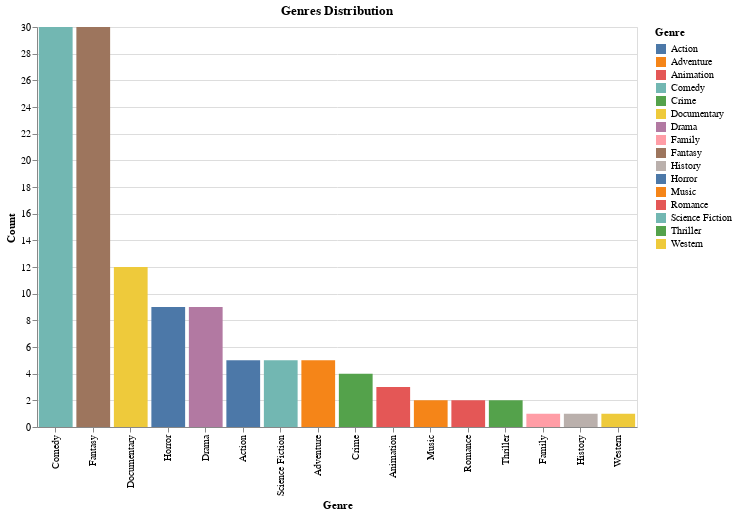

This figure's notebook cell:
### Code cell
movies_metadata_genres = movies_metadata[['id', 'title', 'genres', 'release_date']].copy()

# convert the genres column to a list
movies_metadata_genres['genres'] = (
    movies_metadata_genres['genres']
    .fillna('[]')
    .apply(literal_eval)
    .apply(lambda x: [i['name'] for i in x] if isinstance(x, list) else [])
)

movies_metadata_genres['release_date'] = pd.to_datetime(movies_metadata_genres['release_date'], errors='coerce')
movies_metadata_genres = movies_metadata_genres[~movies_metadata_genres['release_date'].isna()]
# convert year to decade
movies_metadata_genres['year'] = (movies_metadata_genres['release_date'].dt.year // 10 * 10).astype(int)

genres = movies_metadata_genres.explode('genres')
genres = genres.groupby(['genres', 'year']).size().reset_index(name='count')
genres = genres.sort_values('count', ascending=False)

# Create a selection object for the slider
year_slider = alt.binding_range(min=1900, max=2010, step=10, name='Year:')
year_select = alt.selection_point(fields=['year'], bind=year_slider, value={'year': 1900})

# calculate the percentage
genres['percentage'] = genres['count'] / genres['count'].sum() * 100
# plot the genres distribution
chart = alt.Chart(genres).mark_bar().encode(
    x=alt.X('genres', title='Genre', sort='-y'),
    y=alt.Y('count', title='Count'),
    color=alt.Color('genres', title='Genre'),
    tooltip=[alt.Tooltip('genres', title='Genre'), alt.Tooltip('count', format='.2f', title='Count')]
).add_params(
    year_select
).transform_filter(
    year_select
).properties(
    title='Genres Distribution',
    width=600,
    height=400,
).interactive()

chart

### Figure 1 — Vega-Lite specification as saved in the notebook (floating-point values rounded to 4 significant figures; data arrays with more than 128 entries replaced by an {"elided": "..."} marker saying what was removed)
{"config": {"view": {"continuousWidth": 300, "continuousHeight": 300}}, "data": {"name": "data-9d3889547a3350a8c84b838f082c8804"}, "mark": {"type": "bar"}, "encoding": {"color": {"field": "genres", "title": "Genre", "type": "nominal"}, "tooltip": [{"field": "genres", "title": "Genre", "type": "nominal"}, {"field": "count", "format": ".2f", "title": "Count", "type": "quantitative"}], "x": {"field": "genres", "sort": "-y", "title": "Genre", "type": "nominal"}, "y": {"field": "count", "title": "Count", "type": "quantitative"}}, "height": 400, "params": [{"name": "param_68", "select": {"type": "point", "fields": ["year"]}, "bind": {"input": "range", "max": 2010, "min": 1900, "name": "Year:", "step": 10}, "value": {"year": 1900}}, {"name": "param_69", "select": {"type": "interval", "encodings": ["x", "y"]}, "bind": "scales"}], "title": "Genres Distribution", "transform": [{"filter": {"param": "param_68"}}], "width": 600, "$schema": "https://vega.github.io/schema/vega-lite/v5.17.0.json", "datasets": {"data-9d3889547a3350a8c84b838f082c8804": {"elided": "243 records"}}}
